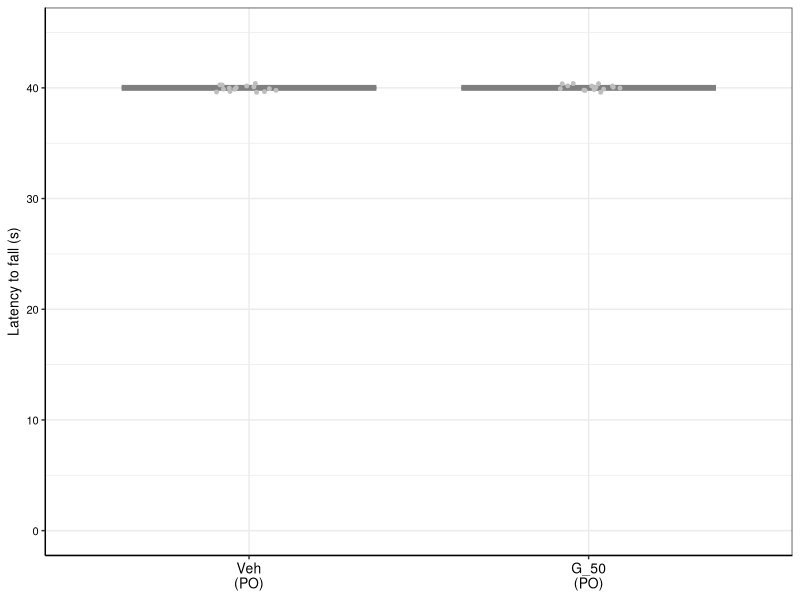
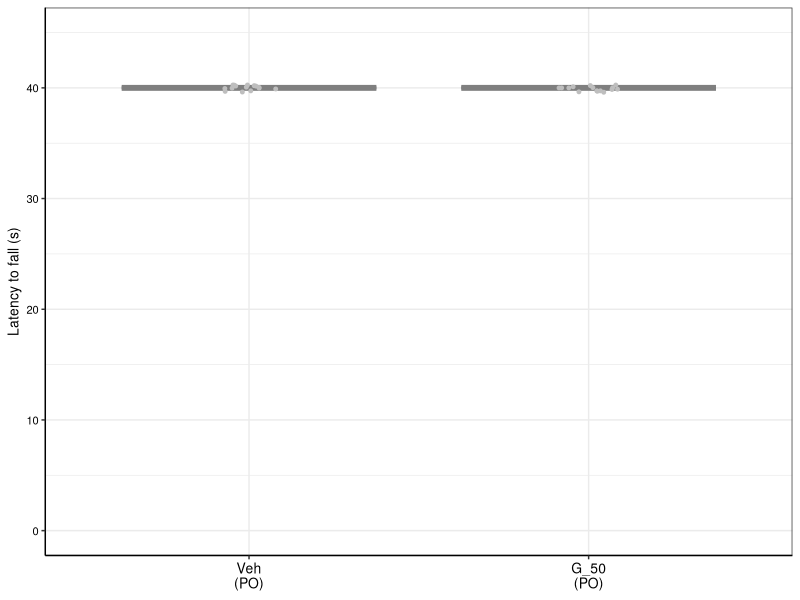
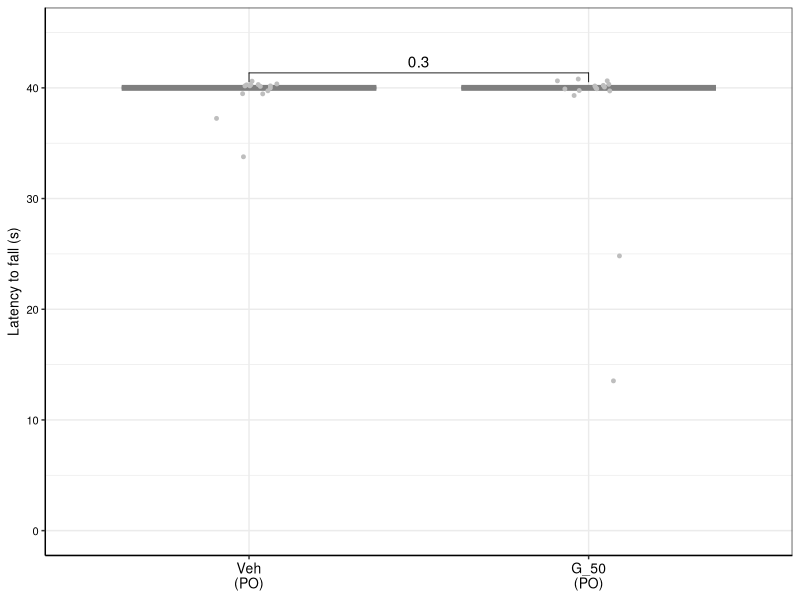

Recreate these plots in R, in order.
## ---- chunk 1
library(dplyr)
library(ggplot2)
library(readxl)
library(ggpubr)
## ---- chunk 2
rotarod <- read_excel("Female cohort - PO/Data to plot - female cohort.xlsx", sheet = "Rotarod")
rotarod$`Mouse Group` <- ifelse(rotarod$`Mouse Group` == 'Veh (PO)', 'Veh\n(PO)', 'G_50\n(PO)')
rotarod$`Mouse Group` <- factor(rotarod$`Mouse Group`,
                                levels = c('Veh\n(PO)',
                                           'G_50\n(PO)'))

rotarod <- dplyr::rename(rotarod, latency=`Latency to fall (s)`)
## ---- chunk 3
plotting_func <- function(df, trial, ylab,
                          fname, wid = 2, ht = 2) {
  df <- dplyr::filter(df, Trial == trial)
  ggplot(df, aes(x=`Mouse Group`, y=latency)) +
    geom_boxplot(aes(color = `Mouse Group`), fill = NA, outlier.shape = NA, linewidth = 1) +
    geom_point(color = "grey", position = position_jitter(width = 0.1), size = 1) +
    scale_color_manual(values = c("Veh (PO)" = "#E38AB8", "G_50 (PO)" = "#E0B83E")) +
    stat_compare_means( method = "t.test", label = "p.format", comparisons = list(c("Veh\n(PO)", "G_50\n(PO)")), hide.ns = FALSE) +
    theme_bw() +
    theme(legend.position = "none",
      axis.line = element_line(color='black'),
      axis.text.y = element_text(size = 8, color = 'black'),
      axis.text.x = element_text(size = 10, color = 'black'),
      axis.title.y = element_text(size = 10, color = 'black'),
      axis.title.x = element_blank()) +
    labs(y = ylab) + ylim(0,45)
  
  ggsave(fname, width = wid, height = ht)
}
## ---- chunk 4
# 60min_PD_16rpm
plotting_func(rotarod, "60min_PD_16rpm",
              "Latency to fall (s)", "Female cohort - PO/rotarod_60min_PD_16rpm.pdf")

# 15min_PD_16rpm
plotting_func(rotarod, "15min_PD_16rpm",
              "Latency to fall (s)", "Female cohort - PO/rotarod_15min_PD_16rpm.pdf")

# 15min_PD_32rpm
plotting_func(rotarod, "15min_PD_32rpm",
              "Latency to fall (s)", "Female cohort - PO/rotarod_15min_PD_32rpm.pdf")
## ---- chunk 5
# t-test for latency to fall
filtered <- dplyr::filter(rotarod, Trial == "15min_PD_32rpm")
print(t.test(
  dplyr::filter(filtered, `Mouse Group` == 'Veh\n(PO)')$latency,
  dplyr::filter(filtered, `Mouse Group` == 'G_50\n(PO)')$latency
))

# Fisher exact test for fell / did not fall

rotarod_table <- matrix(
  c(2, 13,
    2, 13),
  nrow = 2,
  byrow = TRUE
)

rownames(rotarod_table) <- c("GDCA", "Vehicle")
colnames(rotarod_table) <- c("Fell", "Did_not_fall")

rotarod_table
fisher.test(rotarod_table)
